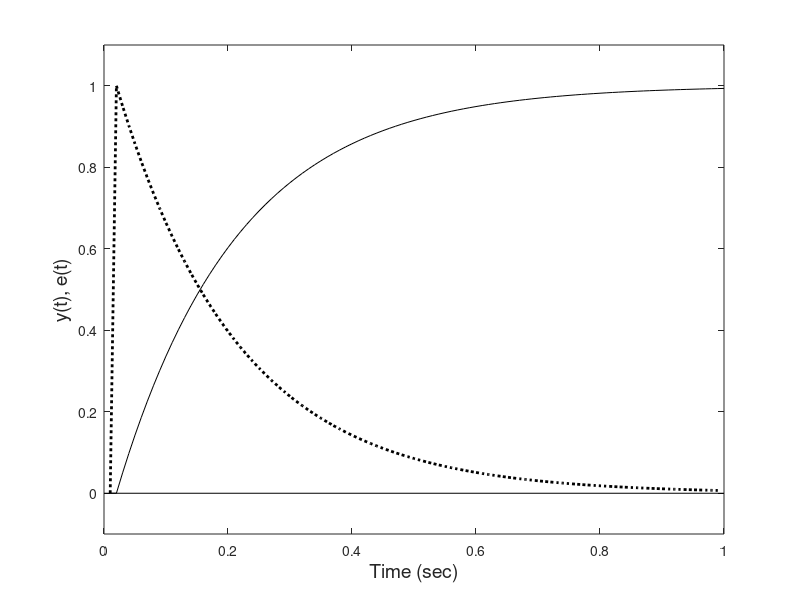

Source code (MATLAB):
% Ex9_1 Program to approximate digital simulation of a 
%  first-order system
%
clear all; close all;
Ts = 0.010;           % Step size 10 msec
N = 100;              % Number of steps (Tt = 1 sec)
w1 = 5*Ts;              % Cutoff frequency of first-order system
out(1) = 0;                 % Initial condition if integrator
x = [0, ones(1,N-1)];   % Inputs (step function)
y = zeros(N);           % Output array
for k = 1:N-1
    e(k) = x(k) - out(k);
    out(k+1) = w1*e(k) + out(k);
end
t = (1:N)*Ts;           % Time vector for plotting
plot(t,out,'k'); hold on;
plot(t(1:N-1),e,'k:','LineWidth', 2);
plot([0 1],[0 0],'k');          % draw zero line
xlabel('Time (sec)','FontSize',14);
ylabel('y(t), e(t)','FontSize',14);
ylim([-.1 1.1]);
